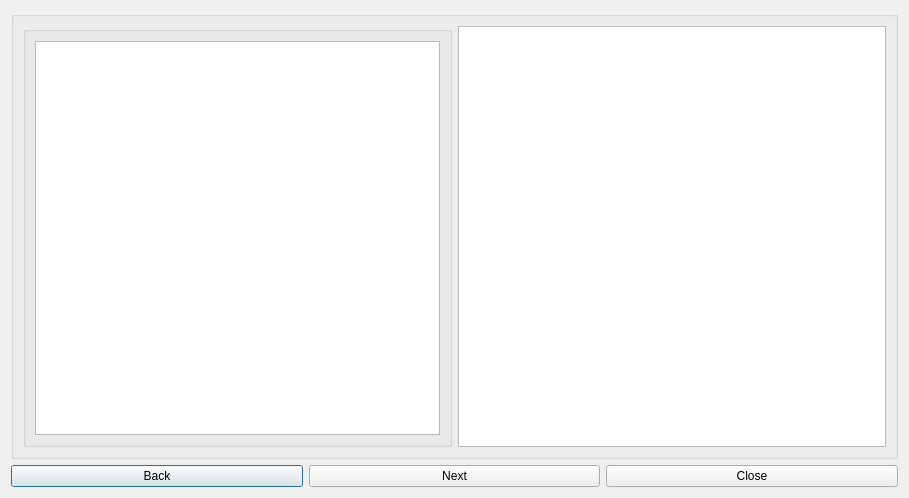
<?xml version="1.0" encoding="UTF-8"?>
<ui version="4.0">
 <class>HistoryDialog</class>
 <widget class="QDialog" name="HistoryDialog">
  <property name="geometry">
   <rect>
    <x>0</x>
    <y>0</y>
    <width>909</width>
    <height>498</height>
   </rect>
  </property>
  <property name="windowTitle">
   <string>Feicim File History dialog window</string>
  </property>
  <layout class="QGridLayout" name="gridLayout">
   <item row="1" column="0">
    <widget class="QPushButton" name="backButton">
     <property name="text">
      <string>Back</string>
     </property>
     <property name="icon">
      <iconset resource="Resources.qrc">
       <normaloff>:/icons/images/back.png</normaloff>:/icons/images/back.png</iconset>
     </property>
    </widget>
   </item>
   <item row="1" column="1">
    <widget class="QPushButton" name="nextButton">
     <property name="enabled">
      <bool>true</bool>
     </property>
     <property name="text">
      <string>Next</string>
     </property>
     <property name="icon">
      <iconset resource="Resources.qrc">
       <normaloff>:/icons/images/next.png</normaloff>:/icons/images/next.png</iconset>
     </property>
    </widget>
   </item>
   <item row="1" column="2">
    <widget class="QPushButton" name="closeButton">
     <property name="text">
      <string>Close</string>
     </property>
     <property name="icon">
      <iconset resource="Resources.qrc">
       <normaloff>:/icons/images/close.png</normaloff>:/icons/images/close.png</iconset>
     </property>
    </widget>
   </item>
   <item row="0" column="0" colspan="3">
    <widget class="QGroupBox" name="groupBox">
     <property name="title">
      <string/>
     </property>
     <layout class="QGridLayout" name="gridLayout_3">
      <item row="1" column="1">
       <widget class="QTableView" name="jobTableView"/>
      </item>
      <item row="1" column="0">
       <widget class="QGroupBox" name="groupBox_2">
        <property name="title">
         <string/>
        </property>
        <layout class="QGridLayout" name="gridLayout_2">
         <item row="0" column="0">
          <widget class="QTableView" name="filesTableView"/>
         </item>
        </layout>
       </widget>
      </item>
     </layout>
    </widget>
   </item>
  </layout>
 </widget>
 <resources>
  <include location="Resources.qrc"/>
 </resources>
 <connections/>
</ui>
